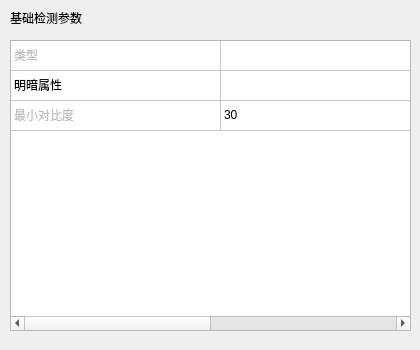
<?xml version="1.0" encoding="UTF-8"?>
<ui version="4.0">
 <class>InspPolarityWidget</class>
 <widget class="QWidget" name="InspPolarityWidget">
  <property name="geometry">
   <rect>
    <x>0</x>
    <y>0</y>
    <width>420</width>
    <height>350</height>
   </rect>
  </property>
  <property name="windowTitle">
   <string>InspPolarityWidget</string>
  </property>
  <widget class="QLabel" name="labelBasicParameter">
   <property name="geometry">
    <rect>
     <x>10</x>
     <y>10</y>
     <width>81</width>
     <height>16</height>
    </rect>
   </property>
   <property name="text">
    <string>基础检测参数</string>
   </property>
  </widget>
  <widget class="QTableWidget" name="tableWidget">
   <property name="geometry">
    <rect>
     <x>10</x>
     <y>40</y>
     <width>401</width>
     <height>291</height>
    </rect>
   </property>
   <property name="rowCount">
    <number>3</number>
   </property>
   <property name="columnCount">
    <number>2</number>
   </property>
   <attribute name="horizontalHeaderVisible">
    <bool>false</bool>
   </attribute>
   <attribute name="horizontalHeaderDefaultSectionSize">
    <number>210</number>
   </attribute>
   <attribute name="horizontalHeaderStretchLastSection">
    <bool>true</bool>
   </attribute>
   <attribute name="verticalHeaderVisible">
    <bool>false</bool>
   </attribute>
   <row/>
   <row/>
   <row/>
   <column/>
   <column/>
   <item row="0" column="0">
    <property name="text">
     <string>类型</string>
    </property>
    <property name="flags">
     <set>ItemIsSelectable|ItemIsDragEnabled|ItemIsUserCheckable</set>
    </property>
   </item>
   <item row="1" column="0">
    <property name="text">
     <string>明暗属性</string>
    </property>
    <property name="flags">
     <set>NoItemFlags</set>
    </property>
   </item>
   <item row="1" column="1">
    <property name="text">
     <string/>
    </property>
   </item>
   <item row="2" column="0">
    <property name="text">
     <string>最小对比度</string>
    </property>
    <property name="flags">
     <set>ItemIsSelectable|ItemIsDragEnabled|ItemIsUserCheckable</set>
    </property>
   </item>
   <item row="2" column="1">
    <property name="text">
     <string>30</string>
    </property>
   </item>
  </widget>
 </widget>
 <layoutdefault spacing="6" margin="11"/>
 <resources/>
 <connections/>
</ui>
